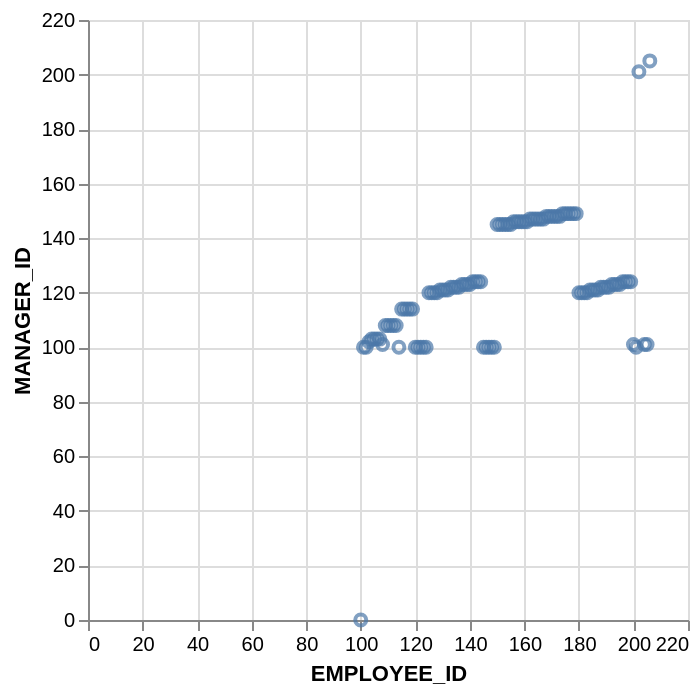

Vega-Lite specification for this chart:
### Vega-Lite specification from a JSON file in a GitHub repository (floating-point values rounded to 4 significant figures)
{"data": {"values": [{"x_data": 100, "y_data": 0}, {"x_data": 101, "y_data": 100}, {"x_data": 102, "y_data": 100}, {"x_data": 103, "y_data": 102}, {"x_data": 104, "y_data": 103}, {"x_data": 105, "y_data": 103}, {"x_data": 106, "y_data": 103}, {"x_data": 107, "y_data": 103}, {"x_data": 108, "y_data": 101}, {"x_data": 109, "y_data": 108}, {"x_data": 110, "y_data": 108}, {"x_data": 111, "y_data": 108}, {"x_data": 112, "y_data": 108}, {"x_data": 113, "y_data": 108}, {"x_data": 114, "y_data": 100}, {"x_data": 115, "y_data": 114}, {"x_data": 116, "y_data": 114}, {"x_data": 117, "y_data": 114}, {"x_data": 118, "y_data": 114}, {"x_data": 119, "y_data": 114}, {"x_data": 120, "y_data": 100}, {"x_data": 121, "y_data": 100}, {"x_data": 122, "y_data": 100}, {"x_data": 123, "y_data": 100}, {"x_data": 124, "y_data": 100}, {"x_data": 125, "y_data": 120}, {"x_data": 126, "y_data": 120}, {"x_data": 127, "y_data": 120}, {"x_data": 128, "y_data": 120}, {"x_data": 129, "y_data": 121}, {"x_data": 130, "y_data": 121}, {"x_data": 131, "y_data": 121}, {"x_data": 132, "y_data": 121}, {"x_data": 133, "y_data": 122}, {"x_data": 134, "y_data": 122}, {"x_data": 135, "y_data": 122}, {"x_data": 136, "y_data": 122}, {"x_data": 137, "y_data": 123}, {"x_data": 138, "y_data": 123}, {"x_data": 139, "y_data": 123}, {"x_data": 140, "y_data": 123}, {"x_data": 141, "y_data": 124}, {"x_data": 142, "y_data": 124}, {"x_data": 143, "y_data": 124}, {"x_data": 144, "y_data": 124}, {"x_data": 145, "y_data": 100}, {"x_data": 146, "y_data": 100}, {"x_data": 147, "y_data": 100}, {"x_data": 148, "y_data": 100}, {"x_data": 149, "y_data": 100}, {"x_data": 150, "y_data": 145}, {"x_data": 151, "y_data": 145}, {"x_data": 152, "y_data": 145}, {"x_data": 153, "y_data": 145}, {"x_data": 154, "y_data": 145}, {"x_data": 155, "y_data": 145}, {"x_data": 156, "y_data": 146}, {"x_data": 157, "y_data": 146}, {"x_data": 158, "y_data": 146}, {"x_data": 159, "y_data": 146}, {"x_data": 160, "y_data": 146}, {"x_data": 161, "y_data": 146}, {"x_data": 162, "y_data": 147}, {"x_data": 163, "y_data": 147}, {"x_data": 164, "y_data": 147}, {"x_data": 165, "y_data": 147}, {"x_data": 166, "y_data": 147}, {"x_data": 167, "y_data": 147}, {"x_data": 168, "y_data": 148}, {"x_data": 169, "y_data": 148}, {"x_data": 170, "y_data": 148}, {"x_data": 171, "y_data": 148}, {"x_data": 172, "y_data": 148}, {"x_data": 173, "y_data": 148}, {"x_data": 174, "y_data": 149}, {"x_data": 175, "y_data": 149}, {"x_data": 176, "y_data": 149}, {"x_data": 177, "y_data": 149}, {"x_data": 178, "y_data": 149}, {"x_data": 179, "y_data": 149}, {"x_data": 180, "y_data": 120}, {"x_data": 181, "y_data": 120}, {"x_data": 182, "y_data": 120}, {"x_data": 183, "y_data": 120}, {"x_data": 184, "y_data": 121}, {"x_data": 185, "y_data": 121}, {"x_data": 186, "y_data": 121}, {"x_data": 187, "y_data": 121}, {"x_data": 188, "y_data": 122}, {"x_data": 189, "y_data": 122}, {"x_data": 190, "y_data": 122}, {"x_data": 191, "y_data": 122}, {"x_data": 192, "y_data": 123}, {"x_data": 193, "y_data": 123}, {"x_data": 194, "y_data": 123}, {"x_data": 195, "y_data": 123}, {"x_data": 196, "y_data": 124}, {"x_data": 197, "y_data": 124}, {"x_data": 198, "y_data": 124}, {"x_data": 199, "y_data": 124}, {"x_data": 200, "y_data": 101}, {"x_data": 201, "y_data": 100}, {"x_data": 202, "y_data": 201}, {"x_data": 204, "y_data": 101}, {"x_data": 205, "y_data": 101}, {"x_data": 206, "y_data": 205}]}, "mark": "point", "encoding": {"x": {"field": "x_data", "type": "quantitative", "title": "EMPLOYEE_ID"}, "y": {"field": "y_data", "type": "quantitative", "title": "MANAGER_ID"}}}
